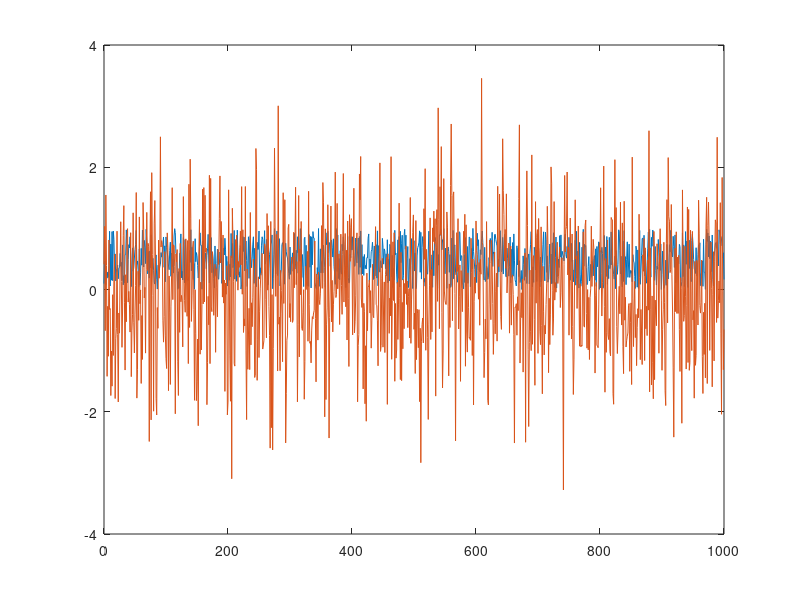

MATLAB code to generate this figure: (Note: this script raises an error after producing the figure.)
% test legendshrink
figure(1);
clf
x = 0:1:1000;
y = rand(size(x));
z = randn(size(x));
plot(x, y, x, z);
[legh, objh, outh, outm] = legend({'rand', 'randn'}, 'location', 'ne');

legendShrinkLineLength(objh,1.75);



